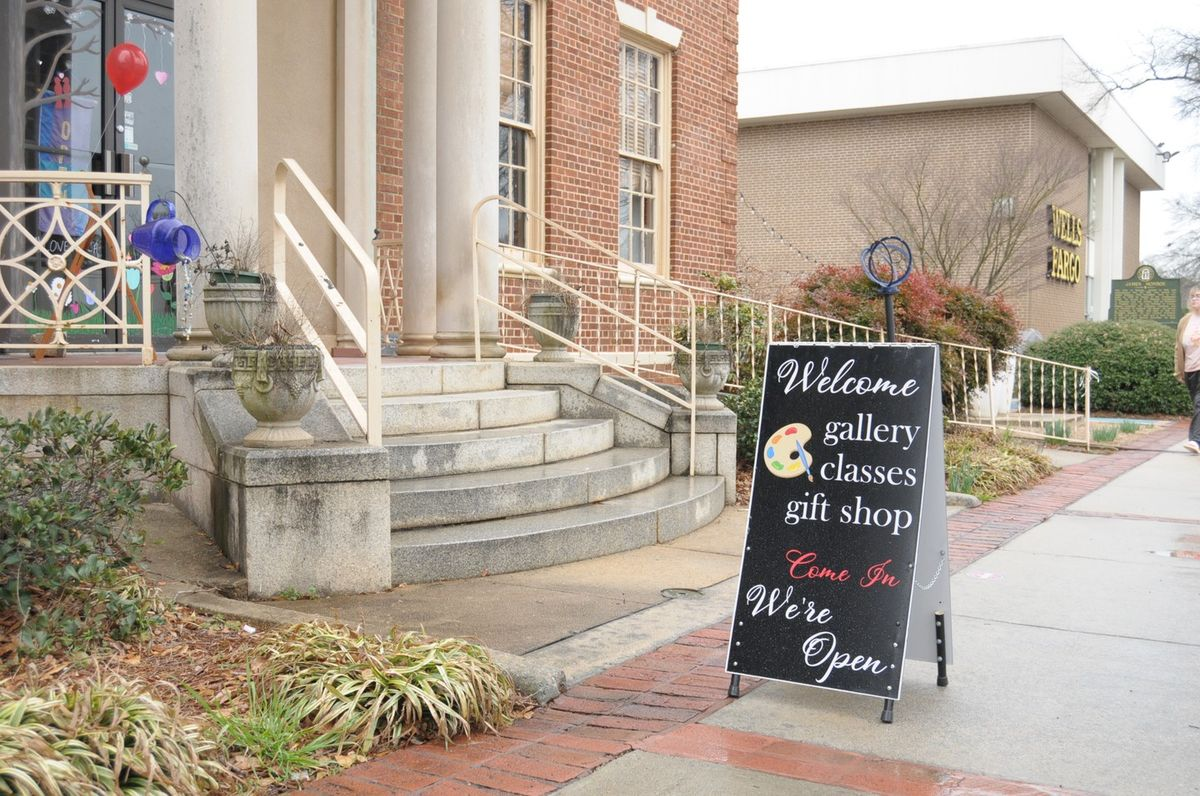
#> input picture images/downtown.jpg, 1200 x 796 px, given in place of 18001798849928156.jpg, which was not available
$ python optimize_images.py
#> lines starting #> are read from the running program, lines starting #| are printed output that depends on the picture
#!/usr/bin/env python3
"""Generate responsive WebP variants of the @t1.research photos for the
T1 website (v0.23). Reads originals from photos_raw/, writes into
site/images/ alongside the existing progressive JPEGs.

Variants per photo: 400 / 800 / 1200px wide, plus the native width
when it is meaningfully larger than the biggest standard variant
(the 1440px hero gets a 1440 variant; the 812px pansy does not get a
redundant 812 variant next to its 800).

The existing JPEGs are NOT re-saved: they already live in the repo,
and the push tool cannot carry binaries, so rewriting them here would
only create local/remote drift. A JPEG is generated only if it is
missing entirely (fresh setup).

field.jpg is skipped for WebP: it is orphaned (no page references it)
and due for deletion (#5 in the performance report) — no point
generating variants for a file that is about to go.
"""
import os
from PIL import Image

HERE = os.path.dirname(os.path.abspath(__file__))  # tools/
PARENT = os.path.dirname(HERE)
# Site root: PARENT/site when the generator sits next to a site/
# directory (Sabrent's working copy), otherwise PARENT itself
# (repo checkout: tools/ sits next to the site files at the repo root).
if os.path.isdir(os.path.join(PARENT, "site")):
    SITE = os.path.join(PARENT, "site")
else:
    SITE = PARENT
SRC = os.path.join(PARENT, "photos_raw")
DST = os.path.join(SITE, "images")
os.makedirs(DST, exist_ok=True)

WEBP_WIDTHS = (400, 800, 1200)
WEBP_QUALITY = 80
# Orphaned images: no page references them — skip their WebP variants.
SKIP_WEBP = {"field.jpg"}

# (source post id, output name, max width, jpeg quality)
IMAGES = [
    ("18001798849928156", "hero.jpg", 1600, 82),          # ocean sunset — home hero
    ("17869982618862800", "about-field.jpg", 1200, 80),   # sunset over GA field — about
    ("17987568299073347", "field.jpg", 1200, 80),         # green field, blue sky — home
    ("17970717179271652", "g-sunset-red.jpg", 1200, 80),  # red sunset over water
    ("17884440345053432", "g-portrait-wisteria.jpg", 1200, 80),
    ("17995109687524717", "g-portrait-stairs.jpg", 1200, 80),
    ("18279361306205940", "g-graduation.jpg", 1200, 80),
    ("17933652470607688", "g-cave.jpg", 1200, 80),
    ("17954432498609480", "g-cliff.jpg", 1200, 80),
    ("17966258612598970", "g-lakeside.jpg", 1200, 80),
    ("18052607179709361", "g-atrium.jpg", 1200, 80),
    ("18443202094004021", "g-stringlights.jpg", 1200, 80),
    ("18006802411813776", "g-lake-sunset.jpg", 1200, 80),
    ("17949688484693033", "p-flowers.jpg", 1200, 80),     # orange flowers — photo refresh
    ("18116767366324014", "p-pansy.jpg", 1200, 80),       # red pansy — photo refresh
    # Walton County additions (Nov 12) — gallery grows 10 -> 18, home showcase + strip
    ("18330311167070894", "g-pink-sunset.jpg", 1200, 80), # pink sky over pines, Walton Co — 23 likes
    ("17875550037197338", "g-foggy-night.jpg", 1200, 80), # foggy night street, Monroe
    ("18042633715715646", "g-dusk-fields.jpg", 1200, 80), # dusk over ball fields, Walton Co
    ("17892672935846279", "g-canopy.jpg", 1200, 80),      # looking up through trees, Walton Co
    ("17946807134809276", "g-starry-pines.jpg", 1200, 80),# stars over pines, Monroe
    ("18024625423450367", "g-dusk-orange.jpg", 1200, 80), # orange dusk sky, Walton Co
    ("18389630749103223", "g-neon-storefront.jpg", 1200, 80), # neon storefront at night
]


def webp_widths(native_w):
    """Widths of the WebP variants for a photo of native width native_w:
    400/800/1200 below the native width, plus the native width itself
    when it is more than 5% above the biggest standard variant."""
    variants = [w for w in WEBP_WIDTHS if w < native_w]
    if not variants or native_w - variants[-1] > 0.05 * native_w:
        variants.append(native_w)
    return variants


total_webp = 0
n_webp = 0
for pid, name, max_w, q in IMAGES:
    src = os.path.join(SRC, f"{pid}.jpg")
    dst_jpg = os.path.join(DST, name)
    im = Image.open(src).convert("RGB")
#> im is the input picture: PIL image 1200x796 RGB; mean R, G, B 172.4, 160.5, 147
    if im.width > max_w:
        im = im.resize((max_w, int(im.height * max_w / im.width)), Image.LANCZOS)
    if not os.path.exists(dst_jpg):
        im.save(dst_jpg, "JPEG", quality=q, optimize=True, progressive=True)
        print(f"{name}: JPEG generated {im.size[0]}x{im.size[1]} (was missing)")
    if name in SKIP_WEBP:
        print(f"{name}: WebP skipped (orphaned — no page references it)")
        continue
    stem = name.rsplit(".", 1)[0]
    for w in webp_widths(im.width):
        variant = im if w == im.width else im.resize(
            (w, int(im.height * w / im.width)), Image.LANCZOS)
        out = os.path.join(DST, f"{stem}-{w}.webp")
        variant.save(out, "WEBP", quality=WEBP_QUALITY, method=6)
        size = os.path.getsize(out)
        total_webp += size
        n_webp += 1
        print(f"{stem}-{w}.webp: {variant.size[0]}x{variant.size[1]} {size // 1024}KB")
#> this loop made 3 passes
#> pass 1, `variant = im if w == im.width else im.resize( (w, int(im.height * w / ..`:
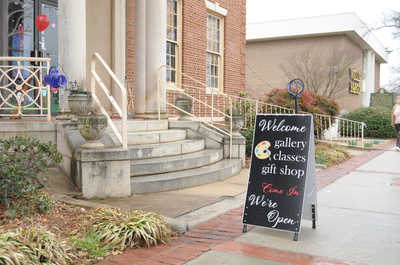
#> variant: PIL image 400x265 RGB; mean R, G, B 172.4, 160.5, 147
#> after the loop, n_webp = 3; total_webp = 289188
#> pass 2 of the loop `for pid, name, max_w, q in IMAGES:`:
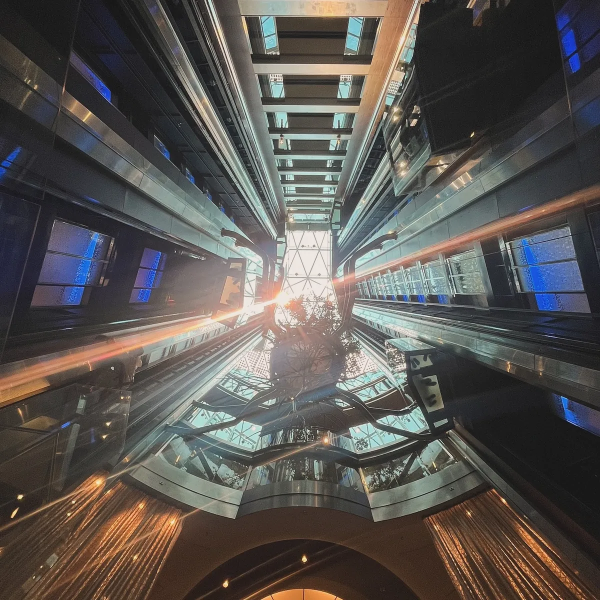
#> input picture images/g-atrium-1200.webp, 1200 x 1200 px, given in place of 17869982618862800.jpg, which was not available (shown at 1/2 size)
#> im is the input picture: PIL image 1200x1200 RGB; mean R, G, B 89.7, 85.9, 82.6
#> the loop `for w in webp_widths(im.width):` made 3 passes
#> (size, total_webp) on passes 1 to 3: (30068, 319256), (107636, 426892), (239556, 666448)
#> (printed output is left out)
#> pass 1, `variant = im if w == im.width else im.resize( (w, int(im.height * w / ..`:
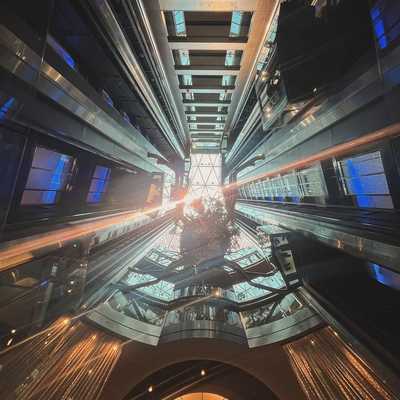
#> variant: PIL image 400x400 RGB; mean R, G, B 89.7, 85.9, 82.6
#> after the loop `for w in webp_widths(im.width):`: n_webp = 6; total_webp = 666448
#> (the run stopped early here; a loop or call above may not have finished)
